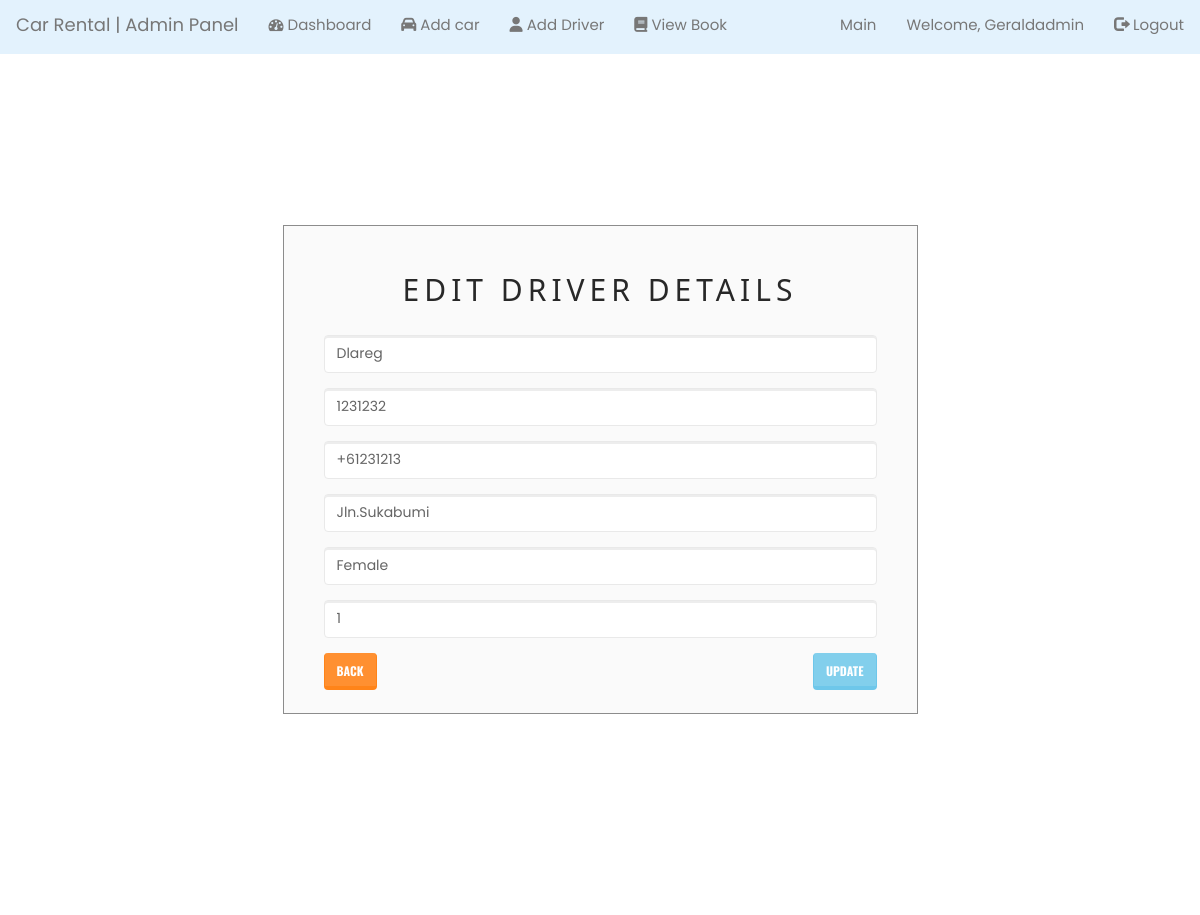
Before: /editdriver.php?driver_id=3 (signed in) with the older database file.
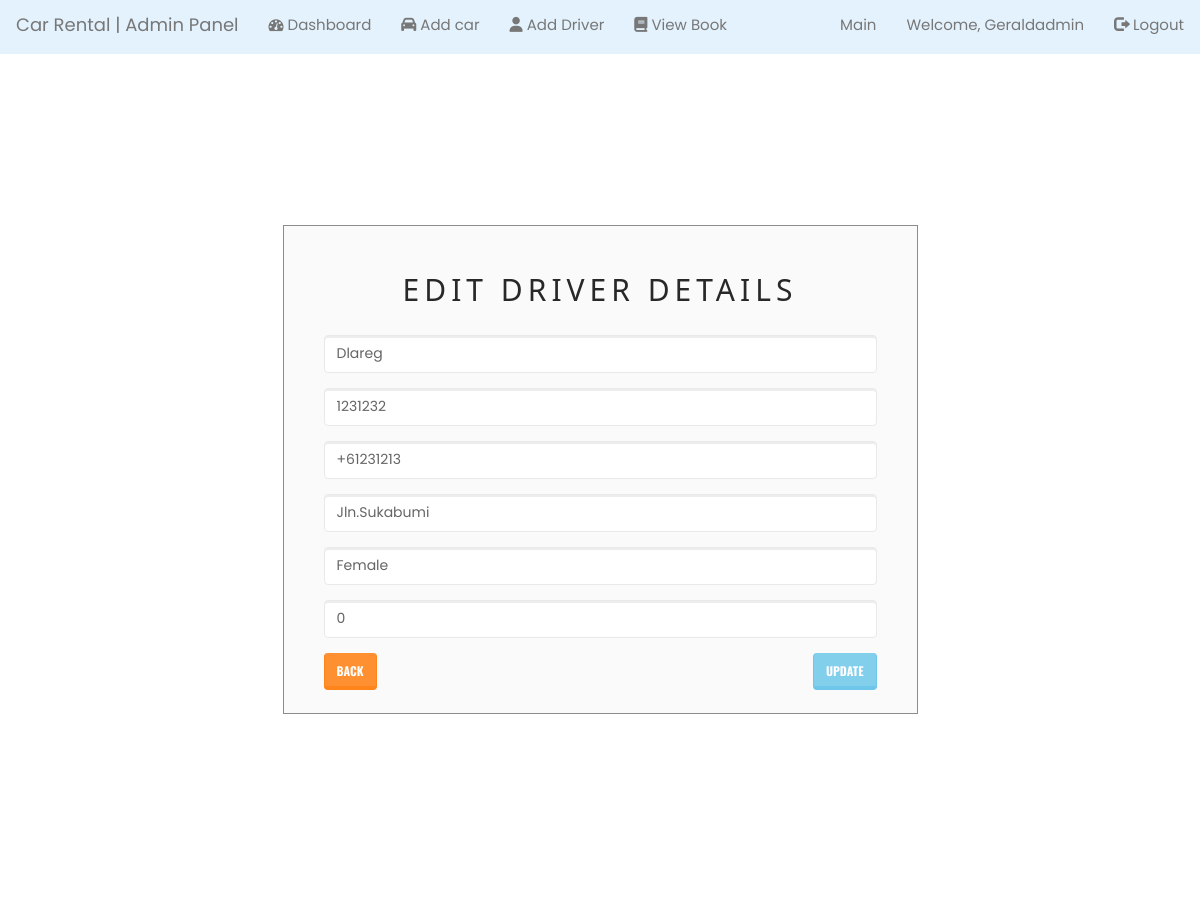
After: the same page with the newer database file.
### tables this page shows
CREATE TABLE `driver` (
  `driver_id` int(255) NOT NULL,
  `driver_name` varchar(50) NOT NULL,
  `dl_number` varchar(50) NOT NULL,
  `driver_phone` varchar(15) NOT NULL,
  `driver_address` varchar(50) NOT NULL,
  `driver_gender` varchar(10) NOT NULL,
  `driver_availability` tinyint(1) DEFAULT 1
);

### editdriver.php (the view, shortened to what this page needs)
<?php
@include 'config.php';
?>
<head>
<link rel="stylesheet" href="assets/bootstrap/css/bootstrap.min.css">
<link rel="stylesheet" href="assets/fonts/font-awesome.min.css">
<link rel="stylesheet" href="assets/w3css/w3.css">
<link rel="stylesheet" type="text/css" href="assets/css/customerlogin.css">
<link rel="stylesheet" type="text/css" media="screen" href="assets/css/clientpage.css" />
	<link rel="stylesheet" href="css/font-awesome.min.css">
	<link rel="stylesheet" href="css/style.css">
	<link rel="stylesheet" href="https://maxcdn.bootstrapcdn.com/bootstrap/3.4.1/css/bootstrap.min.css">
  <link rel="stylesheet" href="https://maxcdn.bootstrapcdn.com/bootstrap/3.4.1/css/bootstrap.min.css">
    <link rel="stylesheet" href="assets/bootstrap/css/bootstrap.min.css">
    <link rel="stylesheet" href="assets/fonts/font-awesome.min.css">
    <link rel="stylesheet" href="assets/css/user.css">
    <link rel="stylesheet" href="assets/w3css/w3.css">
    <?php
    include ('navbar.php');
    $driver_id = $_GET['driver_id'];
    $data = mysqli_query($conn, "SELECT * FROM driver WHERE driver_id='$driver_id'");
    while ($display = mysqli_fetch_array($data)) {
		 $driver_name = $display['driver_name'];
		 $dl_number = $display['dl_number'];
		 $driver_phone = $display['driver_phone'];
		 $driver_address = $display['driver_address'];
     $driver_gender = $display['driver_gender'];
     $driver_availability = $display['driver_availability'];  }
    ?>
</head>
<div class="container" style="margin-top: 65px;" >
    <div class="col-md-7" style="float: none; margin: 0 auto;">
      <div class="form-area">
        <form role="form" action="editdriver.php" method="POST">
        <br style="clear: both">
          <h3 style="margin-bottom: 25px; text-align: center; font-size: 30px;"> Edit Driver Details </h3>
          <div class="form-group">
            <input type="text" class="form-control" id="driver_name" name="driver_name" placeholder="Driver Name " required autofocus="" value=<?php echo $driver_name;?>>
          </div>
          <div class="form-group">
            <input type="text" class="form-control" id="dl_number" name="dl_number" placeholder="Driving License Number" required value=<?php echo $dl_number;?>>
          </div>
          <div class="form-group">
            <input type="text" class="form-control" id="driver_phone" name="driver_phone" placeholder="Contact" required value=<?php echo $driver_phone;?>>
          </div>
          <div class="form-group">
            <input type="text" class="form-control" id="driver_address" name="driver_address" placeholder="Address" required value=<?php echo $driver_address;?>>
          </div>
          <div class="form-group">
            <input type="text" class="form-control" id="driver_gender" name="driver_gender" placeholder="Gender" required value=<?php echo $driver_gender;?>>
          </div>
          <div class="form-group">
            <input type="text" class="form-control" id="driver_availability" name="driver_availability" placeholder="1(True)/0(False)" required value=<?php echo $driver_availability; ?>>
          </div>
          <a class="btn btn-warning pull-left" href="admin_page.php"> Back</a>
           <button type="submit"  name="update" class="btn btn-info pull-right"> Update</button>
        </form>
      </div>
    </div>

Changed rows visible on the page:
changed driver "Dlareg": driver_availability "1" → "0"
